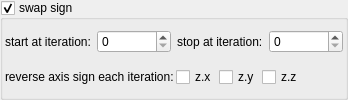
    <widget class="MyGroupBox" name="groupCheck_transf_function_enabledSw_false">
     <property name="title">
      <string>swap sign&amp;</string>
     </property>
     <property name="checkable">
      <bool>true</bool>
     </property>
     <layout class="QVBoxLayout" name="verticalLayout_11">
      <property name="leftMargin">
       <number>2</number>
      </property>
      <property name="topMargin">
       <number>2</number>
      </property>
      <property name="rightMargin">
       <number>2</number>
      </property>
      <property name="bottomMargin">
       <number>2</number>
      </property>
      <item>
       <layout class="QHBoxLayout" name="horizontalLayout_28" stretch="0,1,0,1">
        <item>
         <widget class="QLabel" name="label_112">
          <property name="text">
           <string>start at iteration:</string>
          </property>
         </widget>
        </item>
        <item>
         <widget class="MySpinBox" name="spinboxInt_transf_start_iterations">
          <property name="sizePolicy">
           <sizepolicy hsizetype="Minimum" vsizetype="Maximum">
            <horstretch>0</horstretch>
            <verstretch>0</verstretch>
           </sizepolicy>
          </property>
          <property name="minimum">
           <number>0</number>
          </property>
          <property name="maximum">
           <number>999</number>
          </property>
          <property name="value">
           <number>0</number>
          </property>
         </widget>
        </item>
        <item>
         <widget class="QLabel" name="label_81">
          <property name="text">
           <string>stop at iteration:</string>
          </property>
         </widget>
        </item>
        <item>
         <widget class="MySpinBox" name="spinboxInt_transf_stop_iterations_1">
          <property name="sizePolicy">
           <sizepolicy hsizetype="Preferred" vsizetype="Maximum">
            <horstretch>0</horstretch>
            <verstretch>0</verstretch>
           </sizepolicy>
          </property>
          <property name="maximum">
           <number>999</number>
          </property>
         </widget>
        </item>
       </layout>
      </item>
      <item>
       <layout class="QGridLayout" name="gridLayout_23">
        <property name="spacing">
         <number>2</number>
        </property>
        <item row="1" column="4">
         <spacer name="horizontalSpacer">
          <property name="orientation">
           <enum>Qt::Horizontal</enum>
          </property>
          <property name="sizeHint" stdset="0">
           <size>
            <width>40</width>
            <height>20</height>
           </size>
          </property>
         </spacer>
        </item>
        <item row="1" column="3">
         <widget class="MyCheckBox" name="checkBox_transf_function_enabledz_false">
          <property name="text">
           <string notr="true">z.z</string>
          </property>
         </widget>
        </item>
        <item row="1" column="1">
         <widget class="MyCheckBox" name="checkBox_transf_function_enabledx_false">
          <property name="text">
           <string notr="true">z.x</string>
          </property>
         </widget>
        </item>
        <item row="1" column="0">
         <widget class="QLabel" name="label_3">
          <property name="text">
           <string>reverse axis sign each iteration:</string>
          </property>
         </widget>
        </item>
        <item row="1" column="2">
         <widget class="MyCheckBox" name="checkBox_transf_function_enabledy_false">
          <property name="text">
           <string notr="true">z.y</string>
          </property>
         </widget>
        </item>
       </layout>
      </item>
     </layout>
    </widget>
